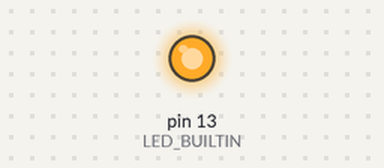
Bench run of a sketch on a simulated Arduino Mega 2560, built with avr-gcc and run on an emulated ATmega2560. Shown: output pins drawn as LEDs (lit = HIGH). What the sketch prints to the serial monitor is not drawn.

Above: at 0.1 s.
At 7.1 s:
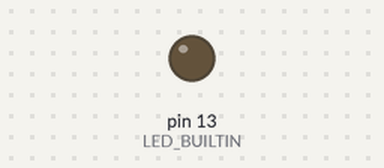
Timing chart, 0 to 8.6 s (numbered marks = the images above):
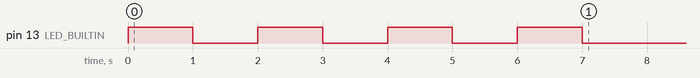

The sketch:

CO2.ino
```cpp
//This program is used to check CO2 concentration in the air every minute.
//MH-Z14 needs to be connected to 5V and GND (V+, V-) and to pins 7 (T) and 8 (R).
//It may need some time at the beginning to heat up.

#include <SoftwareSerial.h>

SoftwareSerial Serial2(7, 8);

byte addArray[] = {
0xFF, 0x01, 0x86,
0x00, 0x00, 0x00,
0x00, 0x00, 0x79
};

char dataValue[9];
String dataString = "";

void setup() {
  pinMode(LED_BUILTIN, OUTPUT);
  digitalWrite(LED_BUILTIN, LOW);
  Serial.begin(9600);
  Serial2.begin(9600);
  Serial.println("Getting ready.");
  for (int i = 0; i < 4; i++)
  {
    digitalWrite(LED_BUILTIN, HIGH);
    delay(1000);
    digitalWrite(LED_BUILTIN, LOW);
    delay(1000);
  }
  Serial.println("Running MH-Z14");

}

void loop() {
  int co2 = 0;

  Serial2.write(addArray, 9);
  Serial2.readBytes(dataValue, 9);
  co2 = (256*(int)dataValue[2])+(int)dataValue[3];
  Serial.print("CO2: "); Serial.print(co2); Serial.println(" ppm");
}
```
